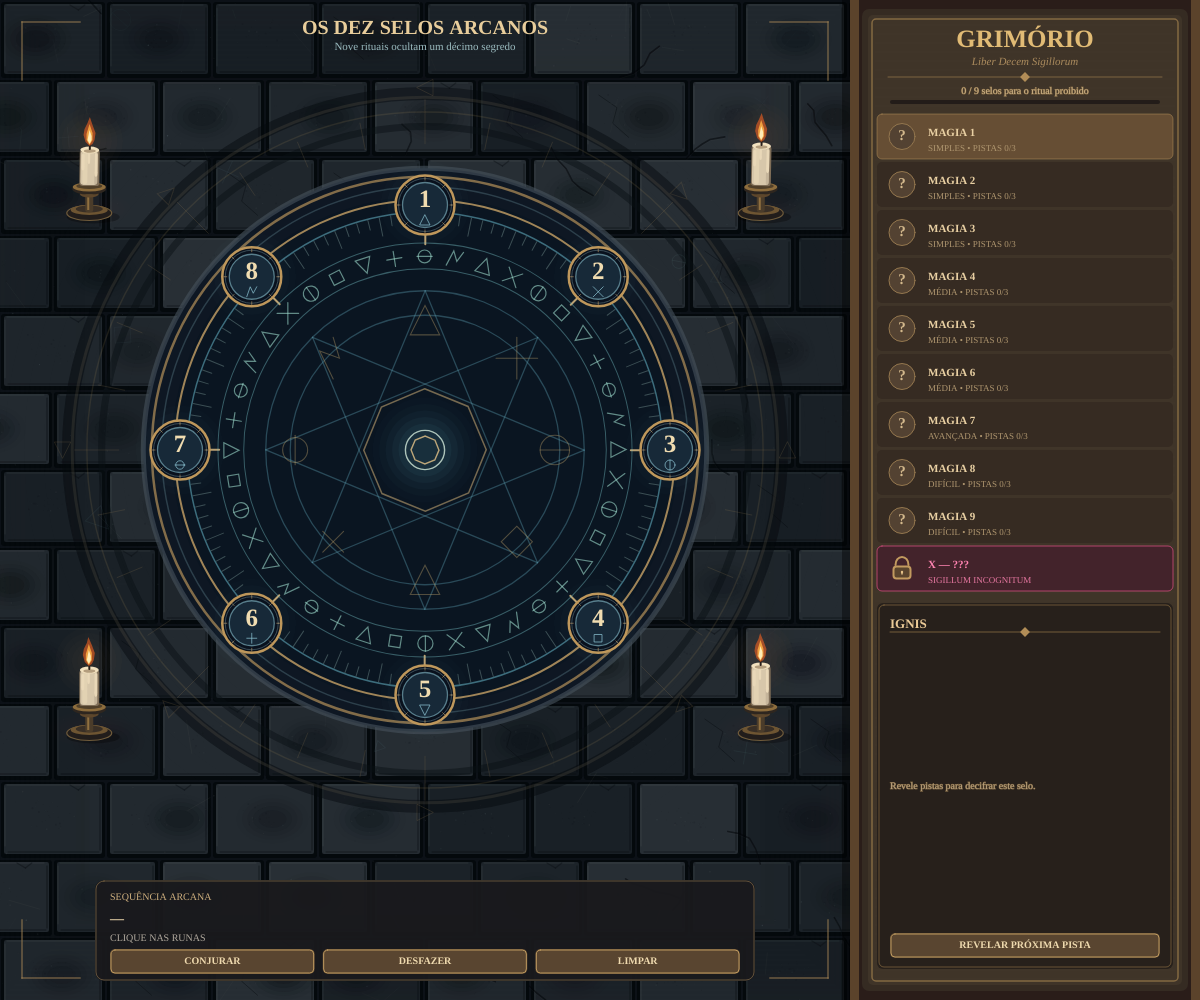
Frame 1 (no input)
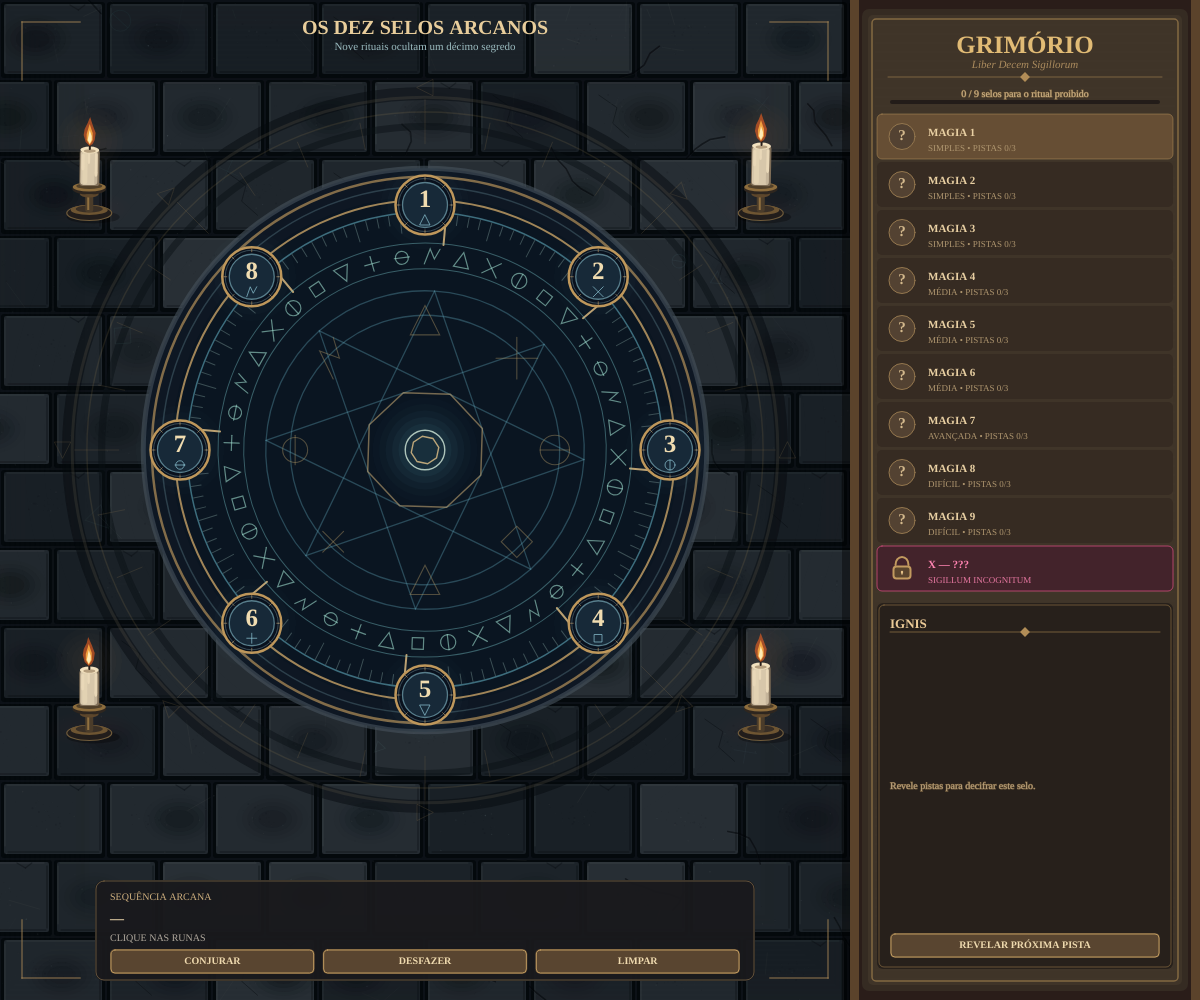
Frame 60 (no input)
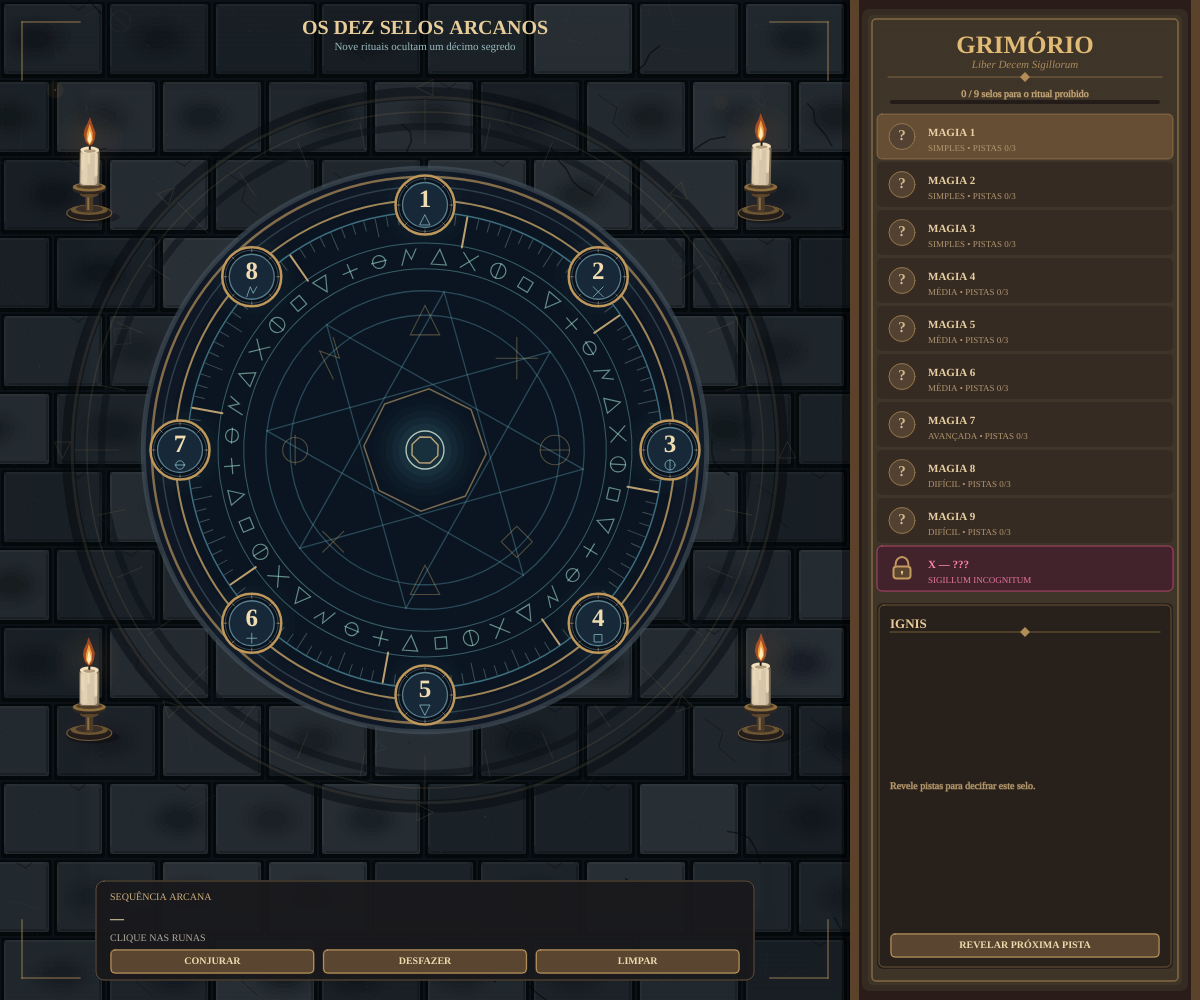
Frame 120 (the mouse pressed at the canvas centre since frame 60)

The p5.js sketch that drew these frames (run headless with seeded random() and noise() and a simulated clock; from frame 60 on, the mouse is pressed at the canvas centre):

// p5.js sketch
// ── sketch.js

/*
  OS DEZ SELOS ARCANOS
  Autor: Pedro Elias

  CONTROLES
  - Clique nas runas numeradas para formar um selo.
  - CONJURAR: executar a sequência.
  - DESFAZER: remover a última runa.
  - LIMPAR: apagar a sequência.
  - Clique nas páginas do grimório para selecionar magias.
  - Revele pistas para descobrir as sequências.
  - Descubra as primeiras nove magias para liberar CHAOS.

  Projeto independente de imagens e bibliotecas externas.
  Compatível com p5.js em modo 2D.
*/

// =====================================================
// 1. CATÁLOGO DE MAGIAS
// =====================================================

const SPELLS = [
  {
    id: "IGNIS",
    title: "Chama Primordial",
    level: "SIMPLES",
    path: [1, 3, 5, 1],
    color: [255, 110, 55],
    hints: [
      "Três vértices alimentam uma chama.",
      "Forme um triângulo e retorne ao início.",
      "1 → 3 → 5 → 1"
    ]
  },
  {
    id: "AEGIS",
    title: "Escudo Astral",
    level: "SIMPLES",
    path: [1, 3, 5, 7, 1],
    color: [90, 205, 255],
    hints: [
      "Quatro pilares sustentam a proteção.",
      "Forme um quadrado usando runas alternadas.",
      "1 → 3 → 5 → 7 → 1"
    ]
  },
  {
    id: "UMBRA",
    title: "Véu das Sombras",
    level: "SIMPLES",
    path: [1, 5, 3, 7],
    color: [160, 135, 225],
    hints: [
      "A sombra atravessa o coração do círculo.",
      "Cruze dois diâmetros sem fechar o selo.",
      "1 → 5 → 3 → 7"
    ]
  },
  {
    id: "FULMEN",
    title: "Tempestade Rúnica",
    level: "MÉDIA",
    path: [1, 4, 7, 2, 5, 8],
    color: [255, 220, 95],
    hints: [
      "O relâmpago salta entre runas distantes.",
      "Avance três posições a cada conexão.",
      "1 → 4 → 7 → 2 → 5 → 8"
    ]
  },
  {
    id: "VORTEX",
    title: "Portal do Vazio",
    level: "MÉDIA",
    path: [1, 3, 6, 8, 2, 4, 7, 1],
    color: [180, 115, 255],
    hints: [
      "O vazio nasce de caminhos irregulares.",
      "Visite sete runas diferentes e retorne à origem.",
      "1 → 3 → 6 → 8 → 2 → 4 → 7 → 1"
    ]
  },
  {
    id: "VITA",
    title: "Florescimento Vital",
    level: "MÉDIA",
    path: [1, 3, 5, 7, 1, 5, 3, 7],
    color: [110, 250, 170],
    hints: [
      "A vida retorna a caminhos percorridos.",
      "Desenhe um quadrado e cruze seu interior.",
      "1 → 3 → 5 → 7 → 1 → 5 → 3 → 7"
    ]
  },
  {
    id: "FROST",
    title: "Coroa do Inverno",
    level: "AVANÇADA",
    path: [1, 4, 6, 8, 3, 5, 7, 2, 1],
    color: [145, 230, 255],
    hints: [
      "O inverno une oito cristais.",
      "Percorra todas as runas em uma ordem irregular.",
      "1 → 4 → 6 → 8 → 3 → 5 → 7 → 2 → 1"
    ]
  },
  {
    id: "ARCANUM",
    title: "Convergência Arcana",
    level: "DIFÍCIL",
    path: [1, 4, 7, 2, 5, 8, 3, 6, 1],
    color: [255, 175, 235],
    hints: [
      "Oito forças convergem em um único selo.",
      "Avance três posições e feche a estrela.",
      "1 → 4 → 7 → 2 → 5 → 8 → 3 → 6 → 1"
    ]
  },
  {
    id: "ECLIPSE",
    title: "Eclipse Eterno",
    level: "DIFÍCIL",
    path: [1, 5, 2, 6, 3, 7, 4, 8, 1, 3, 5, 7, 1],
    color: [255, 105, 170],
    hints: [
      "A luz e a sombra cruzam-se repetidamente.",
      "Desenhe quatro diâmetros e depois um quadrado.",
      "1 → 5 → 2 → 6 → 3 → 7 → 4 → 8 → 1 → 3 → 5 → 7 → 1"
    ]
  },
  {
    id: "CHAOS",
    title: "O Selo do Caos",
    level: "???",
    path: [
      1, 5, 3, 7, 2, 6, 4, 8, 1,
      4, 7, 2, 5, 8, 3, 6, 1
    ],
    color: [255, 65, 145],
    hints: [
      "O Caos não respeita as leis dos outros nove selos.",
      "Atravesse quatro opostos e trace a estrela arcana.",
      "1 → 5 → 3 → 7 → 2 → 6 → 4 → 8 → 1 → 4 → 7 → 2 → 5 → 8 → 3 → 6 → 1"
    ]
  }
];

// =====================================================
// 2. ESTADO GLOBAL
// =====================================================

let discovered = Array(10).fill(false);
let hintLevels = Array(10).fill(0);

let sequence = [];
let runePositions = [];

let stars = [];
let cracks = [];
let ambientGlyphs = [];
let candles = [];

let particles = [];
let waves = [];
let clickZones = [];

let stoneTiles = [];
let floorDust = [];
let floorScratches = [];

let selectedBook = 0;
let chaosUnlocked = false;
let chaosReveal = 0;

let activeSpell = -1;
let spellTimer = 0;

let sceneWidth = 0;
let sidebarWidth = 0;

let centerX = 0;
let centerY = 0;
let circleRadius = 0;

let clock = 0;
let pulse = 0;
let shake = 0;

let statusText = "Clique nas runas para iniciar o ritual";
let statusTimer = 0;

let floorLayer;

// =====================================================
// 3. INICIALIZAÇÃO
// =====================================================

function setup() {
  createCanvas(windowWidth, windowHeight);
  pixelDensity(1);
  frameRate(60);
  textFont("Georgia");

  initializeScene();
}

function initializeScene() {
  sidebarWidth = width >= 980 ? 350 : 0;
  sceneWidth = width - sidebarWidth;

  centerX = sceneWidth / 2;
  centerY = height * 0.45;

  circleRadius = Math.max(
    45,
    Math.min(
      sceneWidth * 0.31,
      height * 0.255,
      245
    )
  );

  runePositions = [];
  stars = [];
  cracks = [];
  ambientGlyphs = [];
  candles = [];

  stoneTiles = [];
  floorDust = [];
  floorScratches = [];

  for (let i = 0; i < 8; i++) {
    let angleValue = -HALF_PI + i * TWO_PI / 8;

    runePositions.push({
      x: centerX + cos(angleValue) * circleRadius,
      y: centerY + sin(angleValue) * circleRadius,
      flash: 0
    });
  }

  generateStoneFloor();

  for (let i = 0; i < 115; i++) {
    stars.push({
      x: random(sceneWidth),
      y: random(height),
      size: random(0.4, 1.5),
      phase: random(TWO_PI)
    });
  }

  for (let i = 0; i < 14; i++) {
    ambientGlyphs.push({
      x: random(sceneWidth),
      y: random(height),
      phase: random(TWO_PI),
      size: random(5, 11)
    });
  }

  // Velas posicionadas de forma simétrica.
  const candleMarginX = Math.max(
    55,
    sceneWidth * 0.105
  );

  const candleTop = Math.max(
    110,
    height * 0.20
  );

  const candleBottom = Math.min(
    height - 150,
    height * 0.72
  );

  const positions = [
    [candleMarginX, candleTop],
    [sceneWidth - candleMarginX, candleTop],
    [candleMarginX, candleBottom],
    [sceneWidth - candleMarginX, candleBottom]
  ];

  for (let i = 0; i < positions.length; i++) {
    let px = positions[i][0];
    let py = positions[i][1];

    if (
      dist(px, py, centerX, centerY) <
      circleRadius * 1.22
    ) {
      let angleValue = atan2(
        py - centerY,
        px - centerX
      );

      px = centerX +
        cos(angleValue) * circleRadius * 1.32;

      py = centerY +
        sin(angleValue) * circleRadius * 1.32;
    }

    candles.push({
      x: px,
      y: py,
      phase: i * 1.73 + 0.4,
      height: 36 + i % 2 * 4,
      tilt: random(-0.025, 0.025)
    });
  }
}

// =====================================================
// 4. TEXTURA DO PISO
// =====================================================

function generateStoneFloor() {
  const tileW = 106;
  const tileH = 78;

  const rows = Math.ceil(height / tileH) + 3;
  const columns = Math.ceil(sceneWidth / tileW) + 3;

  for (let rowIndex = -1; rowIndex < rows; rowIndex++) {
    let offset = (Math.abs(rowIndex) % 2) * tileW * 0.5;

    for (let columnIndex = -2; columnIndex < columns; columnIndex++) {
      stoneTiles.push({
        x: columnIndex * tileW + offset,
        y: rowIndex * tileH,
        w: tileW,
        h: tileH,
        tone: random(-8, 8),
        stain: random(),
        chip: random(),
        seed: random(1000),
        crack: random() < 0.16
      });
    }
  }

  for (let i = 0; i < 90; i++) {
    floorScratches.push({
      x: random(sceneWidth),
      y: random(height),
      len: random(8, 35),
      angle: random(TWO_PI),
      opacity: random(8, 26)
    });
  }

  for (let i = 0; i < 650; i++) {
    floorDust.push({
      x: random(sceneWidth),
      y: random(height),
      size: random(0.4, 1.8),
      brightness: random(35, 95)
    });
  }

  for (let i = 0; i < 28; i++) {
    let px = random(sceneWidth);
    let py = random(height);

    let crackVertices = [];
    let crackAngle = random(TWO_PI);
    let steps = Math.floor(random(3, 7));

    for (let j = 0; j < steps; j++) {
      crackVertices.push({
        x: px,
        y: py
      });

      crackAngle += random(-0.55, 0.55);

      px += cos(crackAngle) * random(7, 16);
      py += sin(crackAngle) * random(7, 16);
    }

    cracks.push(crackVertices);
  }

  floorLayer = createGraphics(
    Math.max(1, Math.floor(sceneWidth)),
    Math.max(1, Math.floor(height))
  );

  floorLayer.pixelDensity(1);
  renderStoneFloor(floorLayer);
}

function renderStoneFloor(g) {
  g.background(12, 17, 23);
  g.noStroke();

  for (let tile of stoneTiles) {
    const x = tile.x;
    const y = tile.y;
    const w = tile.w;
    const h = tile.h;
    const tone = tile.tone;

    // Juntas.
    g.fill(4, 8, 12, 230);
    g.rect(x + 1, y + 2, w - 2, h - 2, 3);

    // Pedra principal.
    g.fill(
      32 + tone,
      39 + tone,
      45 + tone
    );

    g.rect(
      x + 4,
      y + 4,
      w - 8,
      h - 8,
      2
    );

    // Arestas iluminadas.
    g.stroke(
      82 + tone,
      91 + tone,
      91 + tone,
      80
    );

    g.strokeWeight(1);

    g.line(x + 7, y + 5, x + w - 9, y + 5);
    g.line(x + 5, y + 8, x + 5, y + h - 12);

    // Arestas escuras.
    g.stroke(5, 10, 14, 130);

    g.line(
      x + 8,
      y + h - 6,
      x + w - 7,
      y + h - 6
    );

    g.line(
      x + w - 6,
      y + 8,
      x + w - 6,
      y + h - 8
    );

    g.noStroke();

    // Manchas de desgaste.
    if (tile.stain > 0.35) {
      const stainX =
        x + w * (0.3 + tile.seed % 0.4);

      const stainY =
        y + h * 0.5;

      for (let k = 5; k >= 1; k--) {
        g.fill(
          9,
          15,
          19,
          tile.stain * 10 * (6 - k)
        );

        g.ellipse(
          stainX,
          stainY,
          17 + k * 11,
          10 + k * 8
        );
      }
    }

    // Granulação mineral.
    for (let j = 0; j < 28; j++) {
      let nx =
        x + 7 +
        noise(tile.seed, j * 0.43) *
        Math.max(1, w - 15);

      let ny =
        y + 7 +
        noise(tile.seed + 50, j * 0.61) *
        Math.max(1, h - 15);

      let bright = j % 3 === 0;

      g.fill(
        bright ? 115 : 7,
        bright ? 119 : 13,
        bright ? 116 : 18,
        bright ? 21 : 29
      );

      g.circle(
        nx,
        ny,
        j % 5 === 0 ? 1.8 : 0.9
      );
    }

    // Lascas.
    if (tile.chip > 0.65) {
      g.stroke(12, 17, 20, 110);
      g.strokeWeight(1.2);

      g.line(
        x + w * 0.66,
        y + 5,
        x + w * 0.74,
        y + 10
      );

      g.line(
        x + w * 0.74,
        y + 10,
        x + w * 0.80,
        y + 5
      );

      g.noStroke();
    }

    // Fissuras internas.
    if (tile.crack) {
      g.noFill();
      g.stroke(7, 12, 17, 110);
      g.strokeWeight(1);

      g.beginShape();

      g.vertex(x + w * 0.15, y + h * 0.22);
      g.vertex(x + w * 0.32, y + h * 0.38);
      g.vertex(x + w * 0.28, y + h * 0.58);
      g.vertex(x + w * 0.43, y + h * 0.76);

      g.endShape();
      g.noStroke();
    }
  }

  // Arranhões.
  for (let scratch of floorScratches) {
    g.push();

    g.translate(scratch.x, scratch.y);
    g.rotate(scratch.angle);

    g.stroke(
      135,
      138,
      125,
      scratch.opacity
    );

    g.strokeWeight(0.7);
    g.line(0, 0, scratch.len, 0);

    g.pop();
  }

  // Poeira.
  g.noStroke();

  for (let dust of floorDust) {
    g.fill(
      dust.brightness,
      dust.brightness + 3,
      dust.brightness + 5,
      45
    );

    g.circle(
      dust.x,
      dust.y,
      dust.size
    );
  }

  // Rachaduras maiores.
  for (let crackVertices of cracks) {
    g.noFill();
    g.stroke(2, 5, 9, 135);
    g.strokeWeight(1.6);

    g.beginShape();

    for (let crackVertex of crackVertices) {
      g.vertex(
        crackVertex.x,
        crackVertex.y
      );
    }

    g.endShape();

    g.stroke(108, 110, 100, 20);
    g.strokeWeight(0.8);

    g.beginShape();

    for (let crackVertex of crackVertices) {
      g.vertex(
        crackVertex.x,
        crackVertex.y + 1.5
      );
    }

    g.endShape();
  }
}

// =====================================================
// 5. CENÁRIO
// =====================================================

function drawBackground() {
  image(floorLayer, 0, 0);

  noStroke();

  // Luz arcana.
  for (let i = 14; i >= 1; i--) {
    fill(28, 65, 78, 2.5);

    circle(
      centerX,
      centerY,
      circleRadius * 2 + i * 39
    );
  }

  // Plataforma de pedra.
  push();
  translate(centerX, centerY);

  noFill();

  stroke(5, 9, 13, 120);
  strokeWeight(13);
  circle(0, 0, circleRadius * 2.91);

  stroke(103, 95, 76, 60);
  strokeWeight(3);
  circle(0, 0, circleRadius * 2.88);

  stroke(157, 132, 87, 42);
  strokeWeight(1.5);
  circle(0, 0, circleRadius * 2.76);

  stroke(10, 16, 20, 120);
  strokeWeight(7);
  circle(0, 0, circleRadius * 2.64);

  stroke(137, 115, 79, 56);
  strokeWeight(1);

  for (let i = 0; i < 32; i++) {
    let angleValue = i * TWO_PI / 32;

    let r1 = circleRadius * 1.25;

    let r2 =
      circleRadius *
      (i % 4 === 0 ? 1.43 : 1.36);

    line(
      cos(angleValue) * r1,
      sin(angleValue) * r1,
      cos(angleValue) * r2,
      sin(angleValue) * r2
    );

    if (i % 4 === 0) {
      push();

      translate(
        cos(angleValue) * circleRadius * 1.48,
        sin(angleValue) * circleRadius * 1.48
      );

      rotate(angleValue);
      drawGlyph(i % 8, 8);

      pop();
    }
  }

  pop();

  // Inscrições antigas.
  for (let i = 0; i < ambientGlyphs.length; i++) {
    let glyphData = ambientGlyphs[i];

    push();

    translate(
      glyphData.x,
      glyphData.y +
      sin(clock * 0.008 + glyphData.phase) * 2
    );

    rotate(glyphData.phase);

    stroke(
      112,
      160,
      164,
      15 +
      9 * sin(
        clock * 0.011 + glyphData.phase
      )
    );

    strokeWeight(1);

    drawGlyph(
      i % 8,
      glyphData.size
    );

    pop();
  }

  // Poeira arcana suspensa.
  noStroke();

  for (let star of stars) {
    let opacity =
      25 +
      22 * sin(
        clock * 0.013 + star.phase
      );

    fill(
      160,
      185,
      186,
      opacity
    );

    circle(
      star.x,
      star.y +
      sin(clock * 0.007 + star.phase) * 4,
      star.size
    );
  }

  // Vinheta.
  noFill();

  for (let i = 0; i < 18; i++) {
    stroke(
      2,
      5,
      9,
      4 + i * 0.3
    );

    strokeWeight(9);

    rect(
      i * 5,
      i * 5,
      sceneWidth - i * 10,
      height - i * 10
    );
  }

  drawCorners();
}

function drawCorners() {
  const margin = 22;
  const len = 58;

  stroke(165, 132, 85, 115);
  strokeWeight(2);
  noFill();

  line(margin, margin + len, margin, margin);
  line(margin, margin, margin + len, margin);

  line(
    sceneWidth - margin - len,
    margin,
    sceneWidth - margin,
    margin
  );

  line(
    sceneWidth - margin,
    margin,
    sceneWidth - margin,
    margin + len
  );

  line(
    margin,
    height - margin - len,
    margin,
    height - margin
  );

  line(
    margin,
    height - margin,
    margin + len,
    height - margin
  );

  line(
    sceneWidth - margin - len,
    height - margin,
    sceneWidth - margin,
    height - margin
  );

  line(
    sceneWidth - margin,
    height - margin - len,
    sceneWidth - margin,
    height - margin
  );
}

// =====================================================
// 6. VELAS — BRILHO REDUZIDO
// =====================================================

function drawCandles() {
  for (let candle of candles) {
    drawDetailedCandle(candle);
  }
}

function drawDetailedCandle(candle) {
  const x = candle.x;
  const y = candle.y;
  const h = candle.height;

  const flicker =
    sin(clock * 0.11 + candle.phase) * 1.1 +
    sin(clock * 0.23 + candle.phase) * 0.5;

  const flameX = x + flicker * 0.4;
  const flameY = y - h - 23;

  push();
  noStroke();

  // Reflexo pequeno no piso.
  for (let i = 5; i >= 1; i--) {
    fill(255, 120, 49, 1.1);

    ellipse(
      x,
      y + 9,
      24 + i * 12,
      10 + i * 5
    );
  }

  // Halo luminoso discreto.
  for (let i = 5; i >= 1; i--) {
    fill(255, 146, 65, 2.8);

    circle(
      flameX,
      flameY,
      12 + i * 11
    );
  }

  // Sombra.
  fill(0, 0, 0, 75);
  ellipse(x + 4, y + 17, 53, 13);

  // Base do castiçal.
  fill(34, 29, 27);
  stroke(111, 91, 59);
  strokeWeight(1.2);
  ellipse(x, y + 13, 45, 15);

  noStroke();

  fill(110, 85, 50);
  ellipse(x, y + 10, 37, 10);

  fill(57, 47, 38);
  ellipse(x, y + 9, 27, 7);

  // Haste metálica.
  fill(75, 60, 42);
  rect(x - 4, y - 8, 8, 20, 2);

  fill(144, 112, 64);
  rect(x - 2, y - 8, 2, 18);

  fill(93, 70, 43);
  ellipse(x, y - 6, 19, 7);

  fill(164, 128, 70);
  ellipse(x, y - 8, 16, 5);

  // Prato coletor.
  fill(46, 38, 31);
  ellipse(x, y - 11, 34, 11);

  fill(141, 109, 61);
  ellipse(x, y - 13, 33, 9);

  fill(80, 64, 42);
  ellipse(x, y - 14, 26, 6);

  // Corpo da vela.
  push();

  translate(x, y - 14);
  rotate(candle.tilt);

  const bodyTop = -h;

  noStroke();

  fill(127, 110, 88);
  rect(-10, bodyTop, 20, h, 3);

  fill(215, 199, 170);
  rect(-9, bodyTop + 1, 17, h - 2, 3);

  fill(242, 225, 190, 110);
  rect(-7, bodyTop + 2, 5, h - 4, 2);

  fill(112, 97, 78, 45);
  rect(5, bodyTop + 2, 3, h - 3, 2);

  // Topo da cera.
  fill(242, 225, 190);
  ellipse(0, bodyTop, 19, 7);

  fill(179, 157, 125);
  ellipse(0, bodyTop + 1, 12, 3.5);

  // Cera escorrida.
  fill(233, 216, 184);

  rect(-8, bodyTop + 4, 3, 14, 2);
  ellipse(-6.5, bodyTop + 18, 3, 5);

  rect(5, bodyTop + 3, 3, 21, 2);
  ellipse(6.5, bodyTop + 24, 3, 6);

  rect(-2, bodyTop + 3, 2.5, 9, 2);
  ellipse(-0.7, bodyTop + 12, 2.5, 4);

  // Pavio.
  stroke(40, 31, 27);
  strokeWeight(2);

  line(
    0,
    bodyTop - 1,
    0,
    bodyTop - 9
  );

  pop();

  // Chama feita apenas com vertex().
  const fireBaseY =
    y - 14 - h - 8;

  push();

  translate(
    x + flicker * 0.35,
    fireBaseY
  );

  noStroke();

  // Camada externa.
  fill(255, 100, 32, 145);

  beginShape();
  vertex(0, 4);
  vertex(-4, 0);
  vertex(-6, -7);
  vertex(-5, -13);
  vertex(-2, -19);
  vertex(flicker * 0.4, -25);
  vertex(3, -17);
  vertex(6, -9);
  vertex(5, -2);
  vertex(3, 2);
  endShape(CLOSE);

  // Camada intermediária.
  fill(255, 179, 69, 210);

  beginShape();
  vertex(0, 3);
  vertex(-3, -2);
  vertex(-3, -8);
  vertex(0, -18);
  vertex(3, -9);
  vertex(3, -2);
  endShape(CLOSE);

  // Núcleo.
  fill(255, 244, 194, 230);

  beginShape();
  vertex(0, 2);
  vertex(-2, -2);
  vertex(-1, -7);
  vertex(0, -12);
  vertex(2, -6);
  vertex(2, -2);
  endShape(CLOSE);

  pop();
  pop();

  // Brasas raras.
  if (
    frameCount % 90 === 0 &&
    random() < 0.35
  ) {
    spawnParticles(
      flameX,
      flameY,
      [255, 164, 70],
      1,
      "ember"
    );
  }
}

// =====================================================
// 7. FUNÇÕES AUXILIARES
// =====================================================

function clamp01(value) {
  return constrain(value, 0, 1);
}

function showMessage(message) {
  statusText = message;
  statusTimer = 220;
}

function drawGlow(
  x,
  y,
  size,
  col,
  power = 1
) {
  push();
  noStroke();

  for (let i = 5; i >= 1; i--) {
    fill(
      col[0],
      col[1],
      col[2],
      (6 - i) * 3 * power
    );

    circle(
      x,
      y,
      size + i * 13
    );
  }

  pop();
}

function polygon(
  sides,
  radius,
  rotation = 0
) {
  beginShape();

  for (let i = 0; i < sides; i++) {
    let angleValue =
      rotation + i * TWO_PI / sides;

    vertex(
      cos(angleValue) * radius,
      sin(angleValue) * radius
    );
  }

  endShape(CLOSE);
}

function drawGlyph(type, size) {
  noFill();

  if (type === 0) {
    triangle(
      -size,
      size,
      size,
      size,
      0,
      -size
    );
  }

  else if (type === 1) {
    line(-size, -size, size, size);
    line(size, -size, -size, size);
  }

  else if (type === 2) {
    circle(0, 0, size * 2);
    line(0, -size, 0, size);
  }

  else if (type === 3) {
    push();

    rectMode(CENTER);

    rect(
      0,
      0,
      size * 1.5,
      size * 1.5
    );

    pop();
  }

  else if (type === 4) {
    triangle(
      -size,
      -size,
      size,
      -size,
      0,
      size
    );
  }

  else if (type === 5) {
    line(-size, 0, size, 0);
    line(0, -size, 0, size);
  }

  else if (type === 6) {
    circle(0, 0, size * 1.7);
    line(-size, 0, size, 0);
  }

  else {
    beginShape();

    vertex(-size, size);
    vertex(-size * 0.3, -size);
    vertex(size * 0.3, size * 0.3);
    vertex(size, -size);

    endShape();
  }
}

function spawnParticles(
  x,
  y,
  col,
  count,
  type = "normal"
) {
  for (let i = 0; i < count; i++) {
    if (particles.length >= 350) {
      particles.shift();
    }

    let angleValue = random(TWO_PI);
    let speed = random(0.5, 4);
    let life = random(35, 95);

    particles.push({
      x: x,
      y: y,
      vx: cos(angleValue) * speed,
      vy: sin(angleValue) * speed,
      col: col,
      size: random(1.5, 4),
      life: life,
      maxLife: life,
      type: type,
      phase: random(TWO_PI)
    });
  }
}

function createWave(
  x,
  y,
  col,
  maxRadius
) {
  waves.push({
    x: x,
    y: y,
    col: col,
    r: 5,
    maxRadius: maxRadius
  });
}

function countDiscovered() {
  let total = 0;

  for (let i = 0; i < 9; i++) {
    if (discovered[i]) {
      total++;
    }
  }

  return total;
}

// =====================================================
// 8. RECONHECIMENTO DAS MAGIAS
// =====================================================

function arraysEqual(a, b) {
  if (a.length !== b.length) {
    return false;
  }

  for (let i = 0; i < a.length; i++) {
    if (a[i] !== b[i]) {
      return false;
    }
  }

  return true;
}

function pathVariants(path) {
  if (
    path.length < 4 ||
    path[0] !== path[path.length - 1]
  ) {
    return [
      path.slice(),
      path.slice().reverse()
    ];
  }

  let base = path.slice(0, -1);
  let results = [];

  for (let i = 0; i < base.length; i++) {
    let rotated = base.slice(i).concat(
      base.slice(0, i)
    );

    results.push(
      rotated.concat([rotated[0]])
    );

    let reversed = rotated.slice().reverse();

    results.push(
      reversed.concat([reversed[0]])
    );
  }

  return results;
}

function findExactSpell(path) {
  let limit =
    chaosUnlocked ? 10 : 9;

  for (let i = 0; i < limit; i++) {
    for (let variant of pathVariants(SPELLS[i].path)) {
      if (arraysEqual(path, variant)) {
        return i;
      }
    }
  }

  return -1;
}

function findPossibleSpell(path) {
  if (path.length < 2) {
    return -1;
  }

  let limit =
    chaosUnlocked ? 10 : 9;

  for (let i = 0; i < limit; i++) {
    for (let variant of pathVariants(SPELLS[i].path)) {
      if (path.length > variant.length) {
        continue;
      }

      let valid = true;

      for (let j = 0; j < path.length; j++) {
        if (path[j] !== variant[j]) {
          valid = false;
          break;
        }
      }

      if (valid) {
        return i;
      }
    }
  }

  return -1;
}

// =====================================================
// 9. INTERAÇÃO COM RUNAS
// =====================================================

function runeAt(x, y) {
  for (let i = 0; i < runePositions.length; i++) {
    let rune = runePositions[i];

    if (
      dist(x, y, rune.x, rune.y) < 31
    ) {
      return i + 1;
    }
  }

  return -1;
}

function addRune(number) {
  if (
    number < 1 ||
    number > 8
  ) {
    return;
  }

  if (sequence.length >= 28) {
    showMessage(
      "LIMITE DE RUNAS ATINGIDO"
    );

    return;
  }

  if (
    sequence.length > 0 &&
    sequence[sequence.length - 1] === number
  ) {
    return;
  }

  sequence.push(number);

  let rune = runePositions[number - 1];

  rune.flash = 1;
  pulse = 1;

  spawnParticles(
    rune.x,
    rune.y,
    [122, 235, 218],
    12
  );

  if (findExactSpell(sequence) !== -1) {
    showMessage(
      "SELO COMPLETO — CLIQUE EM CONJURAR"
    );
  }

  else if (findPossibleSpell(sequence) !== -1) {
    showMessage(
      "RESSONÂNCIA ARCANA DETECTADA..."
    );
  }

  else {
    showMessage(
      "CAMINHO AINDA DESCONHECIDO"
    );
  }
}

function undoRune() {
  if (sequence.length === 0) {
    showMessage(
      "NENHUMA RUNA PARA DESFAZER"
    );

    return;
  }

  sequence.pop();

  showMessage(
    sequence.length
      ? "ÚLTIMA RUNA REMOVIDA"
      : "SEQUÊNCIA VAZIA"
  );
}

function clearSequence() {
  sequence = [];
}

function castSequence() {
  if (sequence.length < 3) {
    showMessage(
      "CONECTE PELO MENOS TRÊS RUNAS"
    );

    return;
  }

  let spellIndex =
    findExactSpell(sequence);

  if (spellIndex !== -1) {
    castSpell(spellIndex, true);
  }

  else {
    showMessage(
      "RITUAL FALHOU — SÍMBOLO DESCONHECIDO"
    );

    shake = 3;

    spawnParticles(
      centerX,
      centerY,
      [110, 135, 175],
      40
    );

    createWave(
      centerX,
      centerY,
      [110, 135, 175],
      circleRadius
    );
  }

  clearSequence();
}

function castSpell(spellIndex, unlock) {
  if (
    spellIndex < 0 ||
    spellIndex >= SPELLS.length
  ) {
    return;
  }

  if (
    spellIndex === 9 &&
    !chaosUnlocked
  ) {
    showMessage(
      "O SELO DO CAOS PERMANECE BLOQUEADO"
    );

    return;
  }

  let spell = SPELLS[spellIndex];

  activeSpell = spellIndex;
  spellTimer = 0;

  pulse = 1;

  shake =
    spellIndex === 9 ? 14 : 7;

  if (unlock) {
    let firstDiscovery =
      !discovered[spellIndex];

    discovered[spellIndex] = true;
    selectedBook = spellIndex;

    showMessage(
      (firstDiscovery
        ? "NOVA MAGIA: "
        : "CONJURAÇÃO: ") +
      spell.id +
      " — " +
      spell.title
    );
  }

  else {
    showMessage(
      "DEMONSTRAÇÃO: " + spell.id
    );
  }

  spawnParticles(
    centerX,
    centerY,
    spell.color,
    75
  );

  createWave(
    centerX,
    centerY,
    spell.color,
    circleRadius * 1.4
  );

  if (unlock) {
    checkChaosUnlock();
  }
}

function checkChaosUnlock() {
  if (
    chaosUnlocked ||
    countDiscovered() !== 9
  ) {
    return;
  }

  chaosUnlocked = true;
  selectedBook = 9;

  chaosReveal = 270;
  shake = 13;

  showMessage(
    "O DÉCIMO SELO DESPERTOU"
  );

  createWave(
    centerX,
    centerY,
    [255, 65, 145],
    circleRadius * 1.6
  );

  spawnParticles(
    centerX,
    centerY,
    [255, 65, 145],
    100,
    "chaos"
  );
}

// =====================================================
// 10. CÍRCULO MÁGICO
// =====================================================

function drawMagicCircle() {
  let possibleSpell =
    findPossibleSpell(sequence);

  let activeColor =
    possibleSpell !== -1
      ? SPELLS[possibleSpell].color
      : [107, 188, 207];

  push();
  translate(centerX, centerY);

  drawGlow(
    0,
    0,
    circleRadius * 2,
    activeColor,
    0.5 + pulse * 0.5
  );

  fill(14, 23, 35);
  stroke(72, 84, 94, 150);
  strokeWeight(5);

  circle(
    0,
    0,
    circleRadius * 2.3
  );

  noFill();

  stroke(188, 151, 92, 170);
  strokeWeight(2.5);
  circle(0, 0, circleRadius * 2.23);

  stroke(79, 108, 119, 120);
  strokeWeight(1.5);
  circle(0, 0, circleRadius * 2.15);

  noStroke();
  fill(10, 21, 33);
  circle(0, 0, circleRadius * 2.07);

  noFill();

  stroke(202, 164, 104, 200);
  strokeWeight(2);
  circle(0, 0, circleRadius * 2.04);

  stroke(
    activeColor[0],
    activeColor[1],
    activeColor[2],
    135 + pulse * 80
  );

  strokeWeight(1.5);
  circle(0, 0, circleRadius * 1.94);

  // Anel de marcações.
  push();
  rotate(clock * 0.0015);

  for (let i = 0; i < 128; i++) {
    let angleValue =
      i * TWO_PI / 128;

    let major = i % 16 === 0;
    let medium = i % 4 === 0;

    let r1 =
      circleRadius *
      (
        major
          ? 0.84
          : medium
            ? 0.89
            : 0.925
      );

    let r2 =
      circleRadius * 0.965;

    stroke(
      major ? 231 : 142,
      major ? 193 : 175,
      major ? 131 : 170,
      major ? 205 : 95
    );

    strokeWeight(
      major ? 2 : 1
    );

    line(
      cos(angleValue) * r1,
      sin(angleValue) * r1,
      cos(angleValue) * r2,
      sin(angleValue) * r2
    );
  }

  pop();

  // Anel de runas.
  push();
  rotate(-clock * 0.002);

  noFill();
  stroke(122, 198, 202, 105);
  strokeWeight(1);

  circle(0, 0, circleRadius * 1.69);
  circle(0, 0, circleRadius * 1.48);

  for (let i = 0; i < 40; i++) {
    let angleValue =
      i * TWO_PI / 40;

    push();

    translate(
      cos(angleValue) * circleRadius * 0.79,
      sin(angleValue) * circleRadius * 0.79
    );

    rotate(angleValue + HALF_PI);

    stroke(160, 222, 208, 150);
    strokeWeight(1.2);

    drawGlyph(
      i % 8,
      circleRadius * 0.031
    );

    pop();
  }

  pop();

  // Estrela interior.
  push();
  rotate(clock * 0.001);

  noFill();
  stroke(95, 161, 181, 95);
  strokeWeight(1.3);

  circle(0, 0, circleRadius * 1.3);
  circle(0, 0, circleRadius * 1.1);

  for (let i = 0; i < 8; i++) {
    let angleValue =
      -HALF_PI + i * TWO_PI / 8;

    let otherAngle =
      angleValue + TWO_PI * 3 / 8;

    line(
      cos(angleValue) * circleRadius * 0.65,
      sin(angleValue) * circleRadius * 0.65,
      cos(otherAngle) * circleRadius * 0.65,
      sin(otherAngle) * circleRadius * 0.65
    );
  }

  pop();

  for (let i = 0; i < 8; i++) {
    let angleValue =
      -HALF_PI + i * TWO_PI / 8;

    push();

    translate(
      cos(angleValue) * circleRadius * 0.53,
      sin(angleValue) * circleRadius * 0.53
    );

    rotate(angleValue + HALF_PI);

    stroke(184, 157, 105, 105);
    strokeWeight(1.1);

    drawGlyph(
      i,
      circleRadius * 0.06
    );

    pop();
  }

  // Núcleo.
  push();
  rotate(-clock * 0.006);

  noFill();
  stroke(193, 164, 113, 150);
  strokeWeight(1.5);

  polygon(
    8,
    circleRadius * 0.25,
    -HALF_PI
  );

  pop();

  drawGlow(
    0,
    0,
    40,
    activeColor,
    0.9 + pulse
  );

  noFill();
  stroke(215, 238, 221, 200);
  strokeWeight(1.4);

  circle(
    0,
    0,
    39 + sin(clock * 0.05) * 4
  );

  push();
  rotate(clock * 0.01);

  stroke(224, 192, 135, 210);
  polygon(8, 14);

  pop();
  pop();
}

// =====================================================
// 11. RUNAS CLICÁVEIS
// =====================================================

function drawRunes() {
  let hoveredRune =
    runeAt(mouseX, mouseY);

  let possibleSpell =
    findPossibleSpell(sequence);

  let activeColor =
    possibleSpell !== -1
      ? SPELLS[possibleSpell].color
      : [115, 235, 220];

  for (let i = 0; i < 8; i++) {
    let rune = runePositions[i];
    let number = i + 1;

    let isActive =
      sequence.includes(number);

    rune.flash = Math.max(
      0,
      rune.flash - 0.045
    );

    let runeColor =
      isActive
        ? activeColor
        : hoveredRune === number
          ? [255, 220, 160]
          : [140, 195, 210];

    push();
    translate(rune.x, rune.y);

    scale(
      1 +
      rune.flash * 0.1 +
      (
        hoveredRune === number
          ? 0.08
          : 0
      )
    );

    drawGlow(
      0,
      0,
      isActive ? 34 : 24,
      runeColor,
      isActive ? 1.6 : 0.65
    );

    fill(9, 17, 29);
    stroke(190, 151, 91);
    strokeWeight(2.5);
    circle(0, 0, 59);

    noFill();
    stroke(93, 116, 124, 150);
    strokeWeight(1);
    circle(0, 0, 53);

    fill(23, 41, 56);

    stroke(
      runeColor[0],
      runeColor[1],
      runeColor[2],
      isActive ? 245 : 150
    );

    strokeWeight(
      isActive ? 2.2 : 1.3
    );

    circle(0, 0, 45);

    stroke(201, 166, 110, 150);
    strokeWeight(1);

    for (let j = 0; j < 8; j++) {
      let angleValue =
        j * TWO_PI / 8;

      line(
        cos(angleValue) * 25,
        sin(angleValue) * 25,
        cos(angleValue) * 28,
        sin(angleValue) * 28
      );
    }

    noStroke();
    fill(240, 220, 176);

    textAlign(CENTER, CENTER);
    textStyle(BOLD);
    textSize(25);

    text(number, 0, -4);

    push();
    translate(0, 15);

    stroke(
      runeColor[0],
      runeColor[1],
      runeColor[2],
      185
    );

    strokeWeight(1);
    drawGlyph(i, 5);

    pop();

    if (isActive) {
      noStroke();

      fill(
        runeColor[0],
        runeColor[1],
        runeColor[2]
      );

      circle(
        0,
        -30,
        6 +
        sin(clock * 0.1 + i) * 2
      );
    }

    pop();
  }
}

// =====================================================
// 12. CONEXÕES ENTRE RUNAS
// =====================================================

function energyLine(
  a,
  b,
  col,
  opacity = 1
) {
  stroke(
    col[0],
    col[1],
    col[2],
    25 * opacity
  );

  strokeWeight(14);

  line(
    a.x,
    a.y,
    b.x,
    b.y
  );

  stroke(
    col[0],
    col[1],
    col[2],
    110 * opacity
  );

  strokeWeight(5);

  line(
    a.x,
    a.y,
    b.x,
    b.y
  );

  stroke(
    235,
    255,
    245,
    225 * opacity
  );

  strokeWeight(1.7);

  line(
    a.x,
    a.y,
    b.x,
    b.y
  );
}

function drawConnections() {
  if (sequence.length === 0) {
    return;
  }

  let possibleSpell =
    findPossibleSpell(sequence);

  let col =
    possibleSpell !== -1
      ? SPELLS[possibleSpell].color
      : [115, 235, 220];

  for (let i = 0; i < sequence.length - 1; i++) {
    let a =
      runePositions[sequence[i] - 1];

    let b =
      runePositions[sequence[i + 1] - 1];

    energyLine(a, b, col);

    let travel =
      (clock * 0.018 + i * 0.19) % 1;

    let ex =
      lerp(a.x, b.x, travel);

    let ey =
      lerp(a.y, b.y, travel);

    drawGlow(
      ex,
      ey,
      4,
      col,
      0.9
    );

    noStroke();
    fill(245, 255, 245, 220);

    circle(ex, ey, 4);
  }

  let last =
    runePositions[
      sequence[sequence.length - 1] - 1
    ];

  drawGlow(
    last.x,
    last.y,
    29,
    col,
    1.2
  );
}

// =====================================================
// 13. ANIMAÇÕES DAS MAGIAS
// =====================================================

function updateMagic() {
  if (activeSpell === -1) {
    return;
  }

  spellTimer++;

  if (spellTimer >= 240) {
    activeSpell = -1;
    return;
  }

  let spell = SPELLS[activeSpell];

  if (spell.id === "IGNIS") {
    for (let i = 0; i < 3; i++) {
      spawnParticles(
        centerX + random(
          -circleRadius * 0.3,
          circleRadius * 0.3
        ),
        centerY + random(
          -circleRadius * 0.3,
          circleRadius * 0.3
        ),
        [255, 125, 55],
        1,
        "fire"
      );
    }
  }

  if (
    spell.id === "VITA" &&
    frameCount % 2 === 0
  ) {
    spawnParticles(
      centerX + random(
        -circleRadius * 0.5,
        circleRadius * 0.5
      ),
      centerY + random(
        -circleRadius * 0.5,
        circleRadius * 0.5
      ),
      [110, 250, 170],
      2,
      "leaf"
    );
  }

  if (
    (
      spell.id === "VORTEX" ||
      spell.id === "CHAOS"
    ) &&
    frameCount % 2 === 0
  ) {
    let angleValue =
      random(TWO_PI);

    spawnParticles(
      centerX +
      cos(angleValue) * circleRadius * 0.75,
      centerY +
      sin(angleValue) * circleRadius * 0.75,
      spell.color,
      2,
      "vortex"
    );
  }
}

function drawMagicEffect() {
  if (activeSpell === -1) {
    return;
  }

  let spell = SPELLS[activeSpell];
  let elapsed = spellTimer;

  let power =
    clamp01(elapsed / 20) *
    clamp01((240 - elapsed) / 65);

  let col = spell.color;

  push();
  translate(centerX, centerY);

  // IGNIS
  if (spell.id === "IGNIS") {
    drawGlow(
      0,
      0,
      circleRadius * 0.65,
      col,
      power * 1.7
    );

    for (let layer = 0; layer < 3; layer++) {
      noStroke();

      fill(
        255,
        70 + layer * 65,
        30 + layer * 55,
        (70 + layer * 20) * power
      );

      beginShape();

      for (let i = 0; i <= 64; i++) {
        let angleValue =
          i * TWO_PI / 64;

        let radiusValue =
          circleRadius *
          (0.43 - layer * 0.09) +
          sin(
            angleValue * 9 +
            elapsed * 0.09 +
            layer
          ) * 14 +
          sin(
            angleValue * 17 -
            elapsed * 0.14
          ) * 7;

        vertex(
          cos(angleValue) * radiusValue,
          sin(angleValue) * radiusValue
        );
      }

      endShape(CLOSE);
    }
  }

  // AEGIS
  else if (spell.id === "AEGIS") {
    drawGlow(
      0,
      0,
      circleRadius * 0.55,
      col,
      power
    );

    for (let k = 0; k < 4; k++) {
      push();

      rotate(
        elapsed *
        (k % 2 ? -0.008 : 0.008)
      );

      noFill();

      stroke(
        90,
        205,
        255,
        (190 - k * 30) * power
      );

      strokeWeight(
        3 - k * 0.4
      );

      polygon(
        6,
        circleRadius * (0.3 + k * 0.12),
        PI / 6
      );

      pop();
    }
  }

  // UMBRA
  else if (spell.id === "UMBRA") {
    drawGlow(
      0,
      0,
      circleRadius * 0.6,
      col,
      power
    );

    for (let k = 0; k < 8; k++) {
      push();

      rotate(
        k * TWO_PI / 8 +
        elapsed * 0.008
      );

      noStroke();

      fill(
        90,
        65,
        150,
        90 * power
      );

      ellipse(
        0,
        -circleRadius * 0.32,
        circleRadius * 0.18,
        circleRadius * 0.65
      );

      pop();
    }

    noStroke();
    fill(12, 7, 28, 220 * power);

    circle(
      0,
      0,
      circleRadius * 0.43
    );
  }

  // FULMEN
  else if (spell.id === "FULMEN") {
    drawGlow(
      0,
      0,
      circleRadius * 0.3,
      col,
      power * 1.5
    );

    for (let k = 0; k < 6; k++) {
      let angleValue =
        k * TWO_PI / 6 +
        elapsed * 0.004;

      let ex =
        cos(angleValue) * circleRadius * 0.8;

      let ey =
        sin(angleValue) * circleRadius * 0.8;

      stroke(
        255,
        215,
        90,
        80 * power
      );

      strokeWeight(12);
      line(0, 0, ex, ey);

      stroke(
        255,
        250,
        200,
        220 * power
      );

      strokeWeight(2.5);
      line(0, 0, ex, ey);
    }
  }

  // VORTEX
  else if (spell.id === "VORTEX") {
    drawGlow(
      0,
      0,
      circleRadius * 0.65,
      col,
      power
    );

    for (let k = 0; k < 5; k++) {
      push();

      rotate(
        elapsed *
        (k % 2 ? 0.011 : -0.013)
      );

      noFill();

      stroke(
        180,
        110,
        255,
        (185 - k * 25) * power
      );

      strokeWeight(2.5);

      ellipse(
        0,
        0,
        circleRadius * (0.45 + k * 0.2),
        circleRadius * (0.3 + k * 0.13)
      );

      pop();
    }

    noStroke();
    fill(9, 4, 23, 235 * power);

    circle(
      0,
      0,
      circleRadius * 0.25
    );
  }

  // VITA
  else if (spell.id === "VITA") {
    drawGlow(
      0,
      0,
      circleRadius * 0.55,
      col,
      power
    );

    push();
    rotate(elapsed * 0.004);

    for (let k = 0; k < 12; k++) {
      push();

      rotate(k * TWO_PI / 12);

      noFill();
      stroke(115, 255, 170, 180 * power);
      strokeWeight(2);

      ellipse(
        0,
        -circleRadius * 0.27,
        circleRadius * 0.23,
        circleRadius * 0.57
      );

      pop();
    }

    pop();
  }

  // FROST
  else if (spell.id === "FROST") {
    drawGlow(
      0,
      0,
      circleRadius * 0.6,
      col,
      power
    );

    push();
    rotate(elapsed * 0.003);

    for (let k = 0; k < 8; k++) {
      push();

      rotate(k * TWO_PI / 8);

      stroke(
        165,
        235,
        255,
        200 * power
      );

      strokeWeight(2);

      line(
        0,
        0,
        0,
        -circleRadius * 0.72
      );

      for (let j = 1; j <= 3; j++) {
        let branchY =
          -circleRadius *
          (0.2 + j * 0.13);

        let branchSize =
          circleRadius * 0.09;

        line(
          0,
          branchY,
          -branchSize,
          branchY + branchSize
        );

        line(
          0,
          branchY,
          branchSize,
          branchY + branchSize
        );
      }

      pop();
    }

    pop();
  }

  // ARCANUM
  else if (spell.id === "ARCANUM") {
    for (let k = 0; k < 5; k++) {
      push();

      rotate(
        elapsed *
        (k % 2 ? -0.015 : 0.012)
      );

      let radiusValue =
        circleRadius *
        (0.23 + k * 0.13);

      noFill();

      stroke(
        255,
        165 + k * 13,
        230,
        180 * power
      );

      strokeWeight(1.5);

      circle(
        0,
        0,
        radiusValue * 2
      );

      polygon(
        8,
        radiusValue,
        -HALF_PI
      );

      pop();
    }

    drawGlow(
      0,
      0,
      circleRadius * 0.32,
      col,
      power * 1.7
    );
  }

  // ECLIPSE
  else if (spell.id === "ECLIPSE") {
    drawGlow(
      0,
      0,
      circleRadius * 0.7,
      col,
      power * 1.6
    );

    for (let k = 0; k < 24; k++) {
      let angleValue =
        k * TWO_PI / 24 +
        elapsed * 0.004;

      let radiusValue =
        circleRadius * 0.41;

      stroke(
        255,
        115,
        160,
        150 * power
      );

      strokeWeight(2.4);

      line(
        cos(angleValue) * radiusValue,
        sin(angleValue) * radiusValue,
        cos(angleValue) * (radiusValue + 27),
        sin(angleValue) * (radiusValue + 27)
      );
    }

    noStroke();

    fill(
      255,
      115,
      155,
      100 * power
    );

    circle(
      0,
      0,
      circleRadius * 0.88
    );

    fill(
      7,
      5,
      19,
      245 * power
    );

    circle(
      circleRadius * 0.045,
      -circleRadius * 0.035,
      circleRadius * 0.82
    );
  }

  // CHAOS
  else if (spell.id === "CHAOS") {
    drawGlow(
      0,
      0,
      circleRadius * 0.85,
      col,
      power * 2
    );

    for (let k = 0; k < 8; k++) {
      push();

      rotate(
        elapsed * 0.02 *
        (k % 2 ? -1 : 1) +
        k * 0.35
      );

      let radiusValue =
        circleRadius *
        (0.19 + k * 0.083);

      noFill();

      stroke(
        k % 2 ? 255 : 120,
        k % 2 ? 70 : 125,
        k % 2 ? 150 : 255,
        (205 - k * 15) * power
      );

      strokeWeight(1.7);

      beginShape();

      for (let j = 0; j < 8; j++) {
        let angleValue =
          j * TWO_PI / 8;

        let variation =
          sin(
            elapsed * 0.08 +
            j * 2 +
            k
          ) *
          circleRadius * 0.045;

        vertex(
          cos(angleValue) *
          (radiusValue + variation),

          sin(angleValue) *
          (radiusValue + variation)
        );
      }

      endShape(CLOSE);
      pop();
    }

    noStroke();
    fill(10, 4, 19, 235 * power);

    circle(
      0,
      0,
      circleRadius * 0.26
    );

    fill(
      255,
      125,
      175,
      220 * power
    );

    textAlign(CENTER, CENTER);
    textStyle(BOLD);
    textSize(circleRadius * 0.16);

    text("???", 0, 0);
  }

  pop();
}

// =====================================================
// 14. PARTÍCULAS E ONDAS
// =====================================================

function updateParticles() {
  for (let i = particles.length - 1; i >= 0; i--) {
    let particleData = particles[i];

    particleData.life--;

    if (
      particleData.type === "fire" ||
      particleData.type === "ember"
    ) {
      particleData.vy -=
        particleData.type === "ember"
          ? 0.035
          : 0.06;

      particleData.vx +=
        sin(
          clock * 0.05 +
          particleData.phase
        ) * 0.025;
    }

    if (particleData.type === "leaf") {
      particleData.vy -= 0.02;

      particleData.vx +=
        sin(
          clock * 0.04 +
          particleData.phase
        ) * 0.04;
    }

    if (
      particleData.type === "vortex" ||
      particleData.type === "chaos"
    ) {
      let dx =
        particleData.x - centerX;

      let dy =
        particleData.y - centerY;

      particleData.vx -= dy * 0.0007;
      particleData.vy += dx * 0.0007;
    }

    particleData.x += particleData.vx;
    particleData.y += particleData.vy;

    particleData.vx *= 0.987;
    particleData.vy *= 0.987;

    if (particleData.life <= 0) {
      particles.splice(i, 1);
    }
  }

  for (let i = waves.length - 1; i >= 0; i--) {
    let waveData = waves[i];

    waveData.r += 5.5;

    if (
      waveData.r >= waveData.maxRadius
    ) {
      waves.splice(i, 1);
    }
  }
}

function drawParticles() {
  noStroke();

  for (let particleData of particles) {
    let opacity =
      clamp01(
        particleData.life /
        particleData.maxLife
      );

    fill(
      particleData.col[0],
      particleData.col[1],
      particleData.col[2],
      25 * opacity
    );

    circle(
      particleData.x,
      particleData.y,
      particleData.size * 7
    );

    fill(
      particleData.col[0],
      particleData.col[1],
      particleData.col[2],
      230 * opacity
    );

    circle(
      particleData.x,
      particleData.y,
      particleData.size * opacity
    );
  }
}

function drawWaves() {
  noFill();

  for (let waveData of waves) {
    let opacity =
      1 -
      waveData.r / waveData.maxRadius;

    stroke(
      waveData.col[0],
      waveData.col[1],
      waveData.col[2],
      200 * opacity
    );

    strokeWeight(
      1 + 4 * opacity
    );

    circle(
      waveData.x,
      waveData.y,
      waveData.r * 2
    );
  }
}

// =====================================================
// 15. INTERFACE DO GRIMÓRIO
// =====================================================

function addClickZone(
  x,
  y,
  w,
  h,
  action,
  index = -1
) {
  clickZones.push({
    x: x,
    y: y,
    w: w,
    h: h,
    action: action,
    index: index
  });
}

function drawButton(
  x,
  y,
  w,
  h,
  label,
  action,
  disabled = false
) {
  let hovered =
    mouseX >= x &&
    mouseX <= x + w &&
    mouseY >= y &&
    mouseY <= y + h;

  push();
  noStroke();

  if (disabled) {
    fill(58, 51, 43);
  }

  else if (hovered) {
    fill(130, 93, 55);
  }

  else {
    fill(89, 69, 48);
  }

  rect(
    x,
    y,
    w,
    h,
    5
  );

  noFill();

  stroke(
    disabled
      ? color(106, 91, 70)
      : color(190, 154, 95)
  );

  strokeWeight(1);

  rect(
    x + 1,
    y + 1,
    w - 2,
    h - 2,
    4
  );

  noStroke();

  fill(
    disabled
      ? color(150, 131, 104)
      : color(239, 218, 175)
  );

  textAlign(CENTER, CENTER);
  textStyle(BOLD);
  textSize(10);

  text(
    label,
    x + w / 2,
    y + h / 2
  );

  pop();

  if (!disabled) {
    addClickZone(
      x,
      y,
      w,
      h,
      action
    );
  }
}

function divider(x, y, w) {
  stroke(173, 137, 83, 145);
  strokeWeight(1);

  line(
    x,
    y,
    x + w,
    y
  );

  push();

  translate(
    x + w / 2,
    y
  );

  rotate(PI / 4);

  noStroke();
  fill(178, 141, 87);

  rectMode(CENTER);
  rect(0, 0, 7, 7);

  pop();
}

function drawMiniSeal(
  x,
  y,
  radius,
  path,
  col
) {
  push();
  translate(x, y);

  noFill();
  stroke(111, 91, 66, 145);
  strokeWeight(1);

  circle(
    0,
    0,
    radius * 2
  );

  let vertices = [];

  for (let i = 0; i < 8; i++) {
    let angleValue =
      -HALF_PI + i * TWO_PI / 8;

    vertices.push({
      x: cos(angleValue) * radius,
      y: sin(angleValue) * radius
    });
  }

  stroke(
    col[0],
    col[1],
    col[2],
    230
  );

  strokeWeight(1.6);

  for (let i = 0; i < path.length - 1; i++) {
    let a = vertices[path[i] - 1];
    let b = vertices[path[i + 1] - 1];

    line(
      a.x,
      a.y,
      b.x,
      b.y
    );
  }

  noStroke();

  for (let i = 0; i < 8; i++) {
    if (path.includes(i + 1)) {
      fill(
        col[0],
        col[1],
        col[2]
      );
    }

    else {
      fill(106, 91, 75);
    }

    circle(
      vertices[i].x,
      vertices[i].y,
      4
    );
  }

  pop();
}

function drawLock(
  x,
  y,
  size,
  unlocked = false
) {
  push();
  translate(x, y);

  stroke(
    unlocked
      ? color(255, 110, 160)
      : color(194, 154, 95)
  );

  strokeWeight(2);
  noFill();

  if (unlocked) {
    arc(
      5,
      -size * 0.18,
      size * 0.65,
      size * 0.8,
      PI,
      TWO_PI
    );
  }

  else {
    arc(
      0,
      -size * 0.18,
      size * 0.65,
      size * 0.8,
      PI,
      TWO_PI
    );
  }

  fill(
    unlocked
      ? color(105, 40, 70)
      : color(91, 69, 46)
  );

  rectMode(CENTER);

  rect(
    0,
    size * 0.2,
    size * 0.85,
    size * 0.6,
    3
  );

  noStroke();
  fill(230, 195, 138);

  circle(
    0,
    size * 0.17,
    size * 0.12
  );

  rect(
    0,
    size * 0.24,
    1.5,
    size * 0.13
  );

  pop();
}

function drawSecretSigil(
  x,
  y,
  size,
  unlocked
) {
  push();
  translate(x, y);

  let power =
    unlocked ? 1 : 0.45;

  let col =
    unlocked
      ? [255, 75, 150]
      : [166, 119, 91];

  drawGlow(
    0,
    0,
    size * 0.7,
    col,
    power * 0.6
  );

  noFill();

  stroke(
    col[0],
    col[1],
    col[2],
    190 * power
  );

  strokeWeight(1.4);

  circle(0, 0, size * 2);
  circle(0, 0, size * 1.68);

  push();

  rotate(
    clock * 0.004 *
    (unlocked ? 1 : 0.25)
  );

  polygon(
    8,
    size * 0.74,
    PI / 8
  );

  polygon(
    4,
    size * 0.62,
    PI / 4
  );

  pop();

  if (!unlocked) {
    drawLock(
      0,
      0,
      size * 0.7,
      false
    );
  }

  else {
    noStroke();
    fill(255, 135, 180);

    textAlign(CENTER, CENTER);
    textStyle(BOLD);
    textSize(size * 0.58);

    text("???", 0, 0);
  }

  pop();
}

// =====================================================
// 16. LIVRO DE MAGIAS
// =====================================================

function drawGrimoire() {
  if (sidebarWidth === 0) {
    return;
  }

  let sidebarX = sceneWidth;
  let progress = countDiscovered();

  noStroke();

  fill(0, 0, 0, 100);
  rect(sidebarX - 8, 0, 8, height);

  fill(42, 29, 25);
  rect(sidebarX, 0, sidebarWidth, height);

  fill(91, 67, 43);
  rect(sidebarX, 0, 9, height);
  rect(width - 9, 0, 9, height);

  fill(53, 43, 34);

  rect(
    sidebarX + 12,
    9,
    sidebarWidth - 24,
    height - 18,
    7
  );

  fill(63, 52, 40);

  rect(
    sidebarX + 18,
    15,
    sidebarWidth - 36,
    height - 30,
    5
  );

  stroke(116, 91, 61, 16);
  strokeWeight(1);

  for (
    let y = 25;
    y < height - 20;
    y += 9
  ) {
    line(
      sidebarX + 25,
      y,
      width - 25,
      y
    );
  }

  noFill();
  stroke(181, 143, 85, 150);
  strokeWeight(1.5);

  rect(
    sidebarX + 22,
    19,
    sidebarWidth - 44,
    height - 38,
    4
  );

  noStroke();
  fill(225, 187, 117);

  textAlign(CENTER);
  textStyle(BOLD);
  textSize(25);

  text(
    "GRIMÓRIO",
    sidebarX + sidebarWidth / 2,
    47
  );

  fill(172, 140, 94);
  textStyle(ITALIC);
  textSize(11);

  text(
    "Liber Decem Sigillorum",
    sidebarX + sidebarWidth / 2,
    65
  );

  textStyle(NORMAL);

  divider(
    sidebarX + 38,
    77,
    sidebarWidth - 76
  );

  fill(208, 181, 137);
  textAlign(CENTER);
  textSize(10);

  text(
    progress +
    " / 9 selos para o ritual proibido",
    sidebarX + sidebarWidth / 2,
    94
  );

  let barX = sidebarX + 40;
  let barW = sidebarWidth - 80;

  noStroke();
  fill(35, 28, 25);

  rect(
    barX,
    100,
    barW,
    4,
    2
  );

  fill(170, 121, 78);

  rect(
    barX,
    100,
    barW * progress / 9,
    4,
    2
  );

  let listTop = 114;

  let cardGap = Math.min(
    48,
    Math.max(
      29,
      (height - 340) / 10
    )
  );

  let cardHeight = Math.max(
    26,
    cardGap - 3
  );

  for (let i = 0; i < 10; i++) {
    let spell = SPELLS[i];
    let known = discovered[i];

    let chosen =
      selectedBook === i;

    let secret =
      i === 9;

    let locked =
      secret && !chaosUnlocked;

    let cardY =
      listTop + i * cardGap;

    let hovered =
      mouseX >= sidebarX + 27 &&
      mouseX <= width - 27 &&
      mouseY >= cardY &&
      mouseY <= cardY + cardHeight;

    noStroke();

    if (secret) {
      fill(
        locked
          ? color(67, 35, 43)
          : color(102, 41, 66)
      );
    }

    else if (chosen) {
      fill(102, 78, 52);
    }

    else if (hovered) {
      fill(80, 62, 43);
    }

    else {
      fill(54, 43, 34);
    }

    rect(
      sidebarX + 27,
      cardY,
      sidebarWidth - 54,
      cardHeight,
      5
    );

    if (chosen || secret) {
      noFill();

      stroke(
        secret ? 244 : 195,
        secret ? 85 : 158,
        secret ? 145 : 99,
        secret ? 160 : 110
      );

      strokeWeight(1);

      rect(
        sidebarX + 27,
        cardY,
        sidebarWidth - 54,
        cardHeight,
        5
      );
    }

    if (known) {
      drawMiniSeal(
        sidebarX + 52,
        cardY + cardHeight / 2,
        Math.min(
          14,
          cardHeight * 0.3
        ),
        spell.path,
        spell.color
      );
    }

    else if (secret) {
      drawLock(
        sidebarX + 52,
        cardY + cardHeight / 2,
        20,
        !locked
      );
    }

    else {
      fill(83, 66, 50);
      stroke(148, 119, 78);
      strokeWeight(1);

      circle(
        sidebarX + 52,
        cardY + cardHeight / 2,
        Math.min(
          26,
          cardHeight - 3
        )
      );

      noStroke();
      fill(211, 184, 140);

      textAlign(CENTER, CENTER);
      textStyle(BOLD);
      textSize(15);

      text(
        "?",
        sidebarX + 52,
        cardY + cardHeight / 2
      );
    }

    noStroke();
    textAlign(LEFT);
    textStyle(BOLD);
    textSize(11);

    fill(
      secret
        ? color(255, 132, 178)
        : color(233, 208, 163)
    );

    let cardTitle =
      secret
        ? locked
          ? "X — ???"
          : known
            ? "CHAOS"
            : "???"
        : known
          ? spell.id
          : "MAGIA " + (i + 1);

    text(
      cardTitle,
      sidebarX + 78,
      cardY + cardHeight * 0.42
    );

    textStyle(NORMAL);
    textSize(9);

    fill(
      secret
        ? color(229, 119, 160)
        : color(175, 150, 111)
    );

    let subtitle =
      locked
        ? "SIGILLUM INCOGNITUM"
        : secret
          ? "O CAOS DESPERTOU"
          : known
            ? spell.title
            : spell.level +
              " • PISTAS " +
              hintLevels[i] +
              "/3";

    text(
      subtitle,
      sidebarX + 78,
      cardY + cardHeight * 0.77
    );

    if (known) {
      noStroke();

      fill(
        spell.color[0],
        spell.color[1],
        spell.color[2]
      );

      circle(
        width - 40,
        cardY + cardHeight / 2,
        5
      );
    }

    addClickZone(
      sidebarX + 27,
      cardY,
      sidebarWidth - 54,
      cardHeight,
      "select",
      i
    );
  }

  let panelY =
    listTop + 10 * cardGap + 9;

  let panelHeight =
    height - panelY - 31;

  if (panelHeight < 60) {
    return;
  }

  noStroke();
  fill(39, 32, 27);

  rect(
    sidebarX + 27,
    panelY,
    sidebarWidth - 54,
    panelHeight,
    6
  );

  noFill();
  stroke(161, 126, 76, 140);
  strokeWeight(1);

  rect(
    sidebarX + 29,
    panelY + 2,
    sidebarWidth - 58,
    panelHeight - 4,
    5
  );

  if (
    selectedBook === 9 &&
    !chaosUnlocked
  ) {
    drawLockedSecretPanel(
      sidebarX,
      panelY,
      panelHeight,
      progress
    );
  }

  else {
    drawHintPanel(
      sidebarX,
      panelY,
      panelHeight
    );
  }
}

function drawLockedSecretPanel(
  sidebarX,
  panelY,
  panelHeight,
  progress
) {
  let sigilY =
    panelY +
    Math.min(
      58,
      panelHeight * 0.26
    );

  drawSecretSigil(
    sidebarX + sidebarWidth / 2,
    sigilY,
    20,
    false
  );

  noStroke();
  textAlign(CENTER);
  textStyle(BOLD);
  textSize(13);

  fill(242, 154, 177);

  text(
    "O DÉCIMO SELO",
    sidebarX + sidebarWidth / 2,
    sigilY + 38
  );

  if (panelHeight >= 170) {
    textStyle(ITALIC);
    textSize(10);

    fill(208, 178, 145);

    text(
      "Nove selos alimentam o décimo.",
      sidebarX + sidebarWidth / 2,
      sigilY + 57
    );

    text(
      "Quando todos despertarem,",
      sidebarX + sidebarWidth / 2,
      sigilY + 71
    );

    text(
      "aquilo que foi esquecido retornará.",
      sidebarX + sidebarWidth / 2,
      sigilY + 85
    );
  }

  let remaining =
    9 - progress;

  textStyle(BOLD);
  textSize(10);

  fill(255, 153, 174);

  text(
    remaining === 1
      ? "FALTA 1 SELO"
      : "FALTAM " + remaining + " SELOS",
    sidebarX + sidebarWidth / 2,
    panelY + panelHeight - 17
  );
}

// =====================================================
// 17. PISTAS — ESPAÇAMENTO CORRIGIDO
// =====================================================

function drawHintPanel(
  sidebarX,
  panelY,
  panelHeight
) {
  const spell = SPELLS[selectedBook];

  const known =
    discovered[selectedBook];

  const hintLevel =
    hintLevels[selectedBook];

  const left =
    sidebarX + 40;

  const contentWidth =
    sidebarWidth - 80;

  const buttonHeight = 25;

  const buttonY =
    panelY + panelHeight - 36;

  push();

  noStroke();
  textAlign(LEFT);
  textStyle(BOLD);
  textSize(13);

  fill(
    selectedBook === 9
      ? color(255, 128, 174)
      : color(235, 202, 151)
  );

  text(
    spell.id,
    left,
    panelY + 22
  );

  divider(
    left,
    panelY + 29,
    contentWidth
  );

  if (known) {
    textStyle(NORMAL);
    textSize(10);

    fill(153, 222, 174);

    text(
      "SELO DESCOBERTO",
      left,
      panelY + 46
    );

    fill(230, 208, 169);

    text(
      spell.path.join(" → "),
      left,
      panelY + 61,
      contentWidth,
      Math.max(
        22,
        panelHeight - 72
      )
    );

    pop();
    return;
  }

  const hintsTop =
    panelY + 44;

  const hintsBottom =
    buttonY - 7;

  const availableHeight =
    Math.max(
      20,
      hintsBottom - hintsTop
    );

  if (hintLevel === 0) {
    fill(188, 164, 128);
    textStyle(NORMAL);
    textSize(10);

    text(
      "Revele pistas para decifrar este selo.",
      left,
      hintsTop,
      contentWidth,
      availableHeight
    );
  }

  else {
    const slotHeight =
      availableHeight / hintLevel;

    textStyle(NORMAL);
    textSize(10);

    for (let i = 0; i < hintLevel; i++) {
      const hintY =
        hintsTop + i * slotHeight;

      fill(
        i === hintLevel - 1
          ? color(235, 207, 162)
          : color(177, 154, 120)
      );

      text(
        (i + 1) + ". " + spell.hints[i],
        left,
        hintY,
        contentWidth,
        Math.max(
          12,
          slotHeight - 3
        )
      );
    }
  }

  if (panelHeight >= 85) {
    drawButton(
      left,
      buttonY,
      contentWidth,
      buttonHeight,
      hintLevel >= 3
        ? "TODAS AS PISTAS REVELADAS"
        : "REVELAR PRÓXIMA PISTA",
      "hint",
      hintLevel >= 3
    );
  }

  pop();
}

// =====================================================
// 18. PAINEL INFERIOR
// =====================================================

function drawBottomPanel() {
  let panelWidth = Math.min(
    660,
    sceneWidth - 20
  );

  if (panelWidth < 100) {
    return;
  }

  let panelX =
    centerX - panelWidth / 2;

  let panelY =
    height - 120;

  let panelHeight = 101;

  noStroke();
  fill(26, 25, 29, 245);

  rect(
    panelX,
    panelY,
    panelWidth,
    panelHeight,
    9
  );

  noFill();
  stroke(180, 144, 91, 120);
  strokeWeight(1);

  rect(
    panelX + 1,
    panelY + 1,
    panelWidth - 2,
    panelHeight - 2,
    8
  );

  noStroke();

  fill(206, 175, 126);
  textAlign(LEFT);
  textStyle(NORMAL);
  textSize(10);

  text(
    "SEQUÊNCIA ARCANA",
    panelX + 15,
    panelY + 17
  );

  let sequenceText =
    sequence.length
      ? sequence.join(" → ")
      : "—";

  if (sequenceText.length > 40) {
    sequenceText =
      "… " +
      sequenceText.slice(-38);
  }

  fill(238, 215, 172);
  textStyle(BOLD);
  textSize(14);

  text(
    sequenceText,
    panelX + 15,
    panelY + 39,
    panelWidth - 25
  );

  let exact =
    findExactSpell(sequence);

  let possible =
    findPossibleSpell(sequence);

  textStyle(NORMAL);
  textSize(10);

  if (exact !== -1) {
    fill(155, 255, 185);
  }

  else if (possible !== -1) {
    fill(230, 205, 155);
  }

  else {
    fill(177, 169, 158);
  }

  let information =
    exact !== -1
      ? "SELO COMPLETO — CLIQUE EM CONJURAR"
      : statusTimer > 0
        ? statusText
        : possible !== -1
          ? "RESSONÂNCIA DETECTADA"
          : "CLIQUE NAS RUNAS";

  text(
    information,
    panelX + 15,
    panelY + 58,
    panelWidth - 25
  );

  let gap = 8;

  let buttonWidth =
    (panelWidth - 30 - gap * 2) / 3;

  let buttonY =
    panelY + 69;

  drawButton(
    panelX + 15,
    buttonY,
    buttonWidth,
    25,
    "CONJURAR",
    "cast"
  );

  drawButton(
    panelX + 15 +
    buttonWidth + gap,
    buttonY,
    buttonWidth,
    25,
    "DESFAZER",
    "undo"
  );

  drawButton(
    panelX + 15 +
    2 * (buttonWidth + gap),
    buttonY,
    buttonWidth,
    25,
    "LIMPAR",
    "clear"
  );
}

// =====================================================
// 19. CABEÇALHO
// =====================================================

function drawHeader() {
  textAlign(CENTER);
  textStyle(BOLD);
  textSize(20);

  fill(232, 205, 155);

  text(
    "OS DEZ SELOS ARCANOS",
    centerX,
    29
  );

  textStyle(NORMAL);
  textSize(11);

  fill(156, 188, 192);

  text(
    chaosUnlocked
      ? "O selo proibido foi despertado"
      : "Nove rituais ocultam um décimo segredo",
    centerX,
    47
  );
}

// =====================================================
// 20. REVELAÇÃO DO CAOS
// =====================================================

function drawChaosReveal() {
  if (chaosReveal <= 0) {
    return;
  }

  let progress =
    1 - chaosReveal / 270;

  let opacity =
    sin(progress * PI);

  noStroke();

  fill(
    5,
    2,
    14,
    185 * opacity
  );

  rect(
    0,
    0,
    sceneWidth,
    height
  );

  push();
  translate(centerX, centerY);

  drawGlow(
    0,
    0,
    circleRadius * 0.8,
    [255, 65, 145],
    opacity * 2
  );

  for (let i = 0; i < 6; i++) {
    push();

    rotate(
      clock * 0.025 *
      (i % 2 ? -1 : 1)
    );

    noFill();

    stroke(
      i % 2 ? 255 : 130,
      65,
      i % 2 ? 145 : 255,
      210 * opacity
    );

    strokeWeight(2);

    polygon(
      8,
      circleRadius * (0.22 + i * 0.1)
    );

    pop();
  }

  fill(
    255,
    125,
    175,
    255 * opacity
  );

  textAlign(CENTER, CENTER);
  textStyle(BOLD);
  textSize(56);

  text("???", 0, -15);

  textSize(18);

  fill(
    245,
    200,
    220,
    255 * opacity
  );

  text(
    "O DÉCIMO SELO DESPERTOU",
    0,
    53
  );

  textStyle(ITALIC);
  textSize(12);

  text(
    "A última página do grimório foi aberta.",
    0,
    78
  );

  pop();
}

// =====================================================
// 21. CONTROLES POR CLIQUE
// =====================================================

function mousePressed() {
  for (
    let i = clickZones.length - 1;
    i >= 0;
    i--
  ) {
    let zone = clickZones[i];

    let inside =
      mouseX >= zone.x &&
      mouseX <= zone.x + zone.w &&
      mouseY >= zone.y &&
      mouseY <= zone.y + zone.h;

    if (!inside) {
      continue;
    }

    if (zone.action === "select") {
      selectedBook = zone.index;

      if (
        zone.index === 9 &&
        !chaosUnlocked
      ) {
        showMessage(
          "O SELO PROIBIDO EXIGE NOVE DESCOBERTAS"
        );
      }
    }

    else if (zone.action === "hint") {
      if (
        !discovered[selectedBook] &&
        (
          selectedBook !== 9 ||
          chaosUnlocked
        )
      ) {
        hintLevels[selectedBook] =
          Math.min(
            3,
            hintLevels[selectedBook] + 1
          );
      }
    }

    else if (zone.action === "cast") {
      castSequence();
    }

    else if (zone.action === "undo") {
      undoRune();
    }

    else if (zone.action === "clear") {
      clearSequence();
      showMessage("SEQUÊNCIA LIMPA");
    }

    return false;
  }

  let number =
    runeAt(mouseX, mouseY);

  if (number !== -1) {
    addRune(number);
  }

  return false;
}

// =====================================================
// 22. REDIMENSIONAMENTO
// =====================================================

function windowResized() {
  resizeCanvas(
    windowWidth,
    windowHeight
  );

  initializeScene();
}

// =====================================================
// 23. LOOP PRINCIPAL
// =====================================================

function draw() {
  clock++;

  pulse = Math.max(
    0,
    pulse - 0.009
  );

  shake *= 0.86;

  statusTimer = Math.max(
    0,
    statusTimer - 1
  );

  if (chaosReveal > 0) {
    chaosReveal--;
  }

  updateMagic();
  updateParticles();

  drawBackground();

  push();

  if (shake > 0.2) {
    translate(
      random(-shake, shake),
      random(-shake, shake)
    );
  }

  drawCandles();
  drawMagicCircle();
  drawConnections();
  drawRunes();
  drawMagicEffect();
  drawWaves();
  drawParticles();

  pop();

  clickZones = [];

  drawGrimoire();
  drawBottomPanel();
  drawHeader();
  drawChaosReveal();
}
